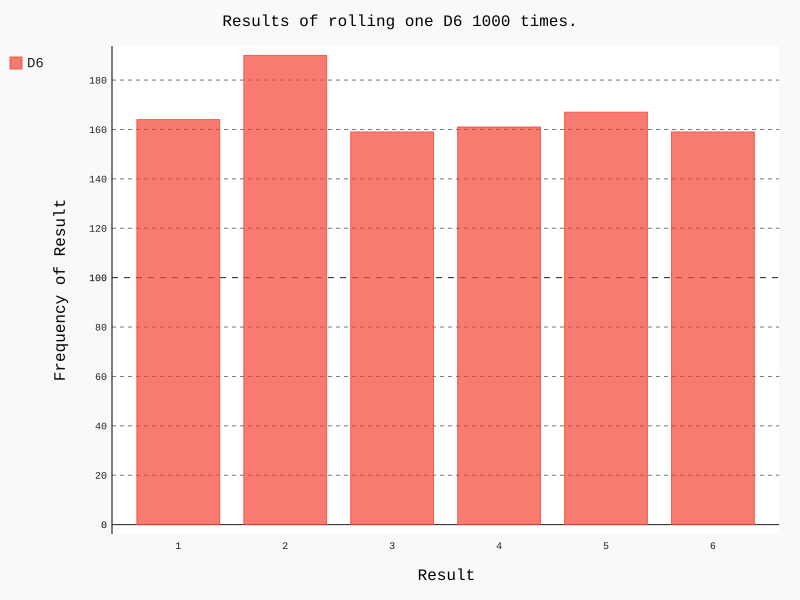

Generate this figure with Python:
import pygal

from die import Die

# Create a D6
die = Die()

# Make some rolls, and store results in a list.
results = []
for roll_num in range(1000):
    result = die.roll()
    results.append(result)

# Analyze the results.
frequencies = []
for value in range(1, die.num_sides+1):
    frequency = results.count(value)
    frequencies.append(frequency)

# Visualize the results.
hist = pygal.Bar()

hist.title = "Results of rolling one D6 1000 times."
hist.x_labels = ['1', '2', '3', '4', '5', '6']
hist.x_title = "Result"
hist.y_title = "Frequency of Result"

hist.add('D6', frequencies)
hist.render_to_file('die_visual.svg')
